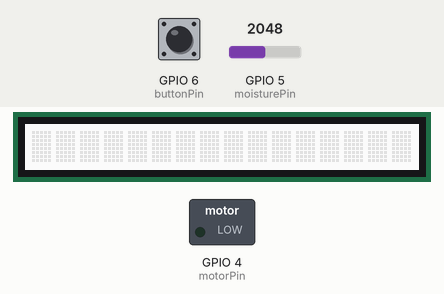
This sketch was run on a simulated ESP32-S3. On the bench: 16×1 character LCD, switched loads named in the sketch (green lamp = pin HIGH). The test bench sets the inputs (shaded band); at power-on: GPIO 6 (buttonPin) LOW, GPIO 5 (moisturePin) = 2048. What the sketch prints to the serial monitor is not drawn.

Above: at 1.2 s.
1.3 s: GPIO 6 (buttonPin) pulled HIGH for 1.2 s
At 3.3 s:
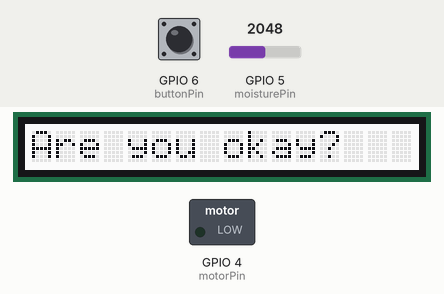
At 4.1 s:
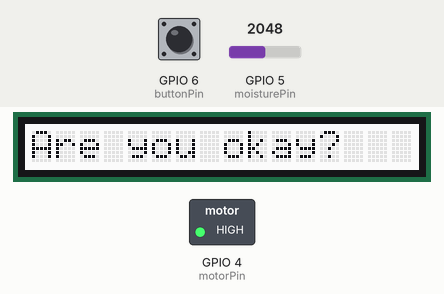
5.1 s: GPIO 6 (buttonPin) pulled HIGH for 3.2 s
At 8.4 s:
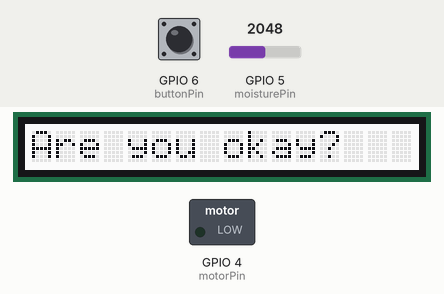
Timing chart, 0 to 9.9 s (numbered marks = the images above; inputs shaded):
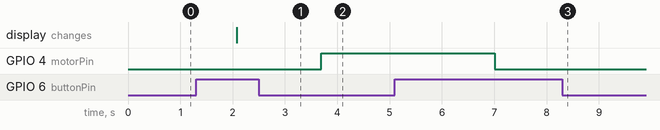

Measured:
- after the input at 1.3 s, GPIO 4 (motorPin): LOW → HIGH after 2.4 s; the display: changes after 0.78 s (image 1)
- after the input at 5.1 s, GPIO 4 (motorPin): HIGH → LOW after 1.9 s

The sketch:

SweatSensor.ino
```cpp
#include "rgb_lcd.h"
rgb_lcd lcd;

uint8_t buttonPin = 6;
uint8_t motorPin = 4;
uint8_t moisturePin = 5;
uint8_t buttonHold = 0;
uint8_t prevPress = LOW;
uint8_t currPress;
bool State = LOW;

int PWMChannel = 0;
int PWMFreq = 5000;
int PWMResolution = 10;
int MAX_DUTY_CYCLE = 1023;
int dutyCycle;


void setup() {
  Serial.begin(9600);
  pinMode(buttonPin, INPUT);
  pinMode(moisturePin, INPUT);
  ledcSetup(PWMChannel, PWMFreq, PWMResolution);
  ledcAttachPin(motorPin, PWMChannel);
  lcd.begin(16, 1);
}
float moisturePercent(uint8_t moisturePin) {
  uint32_t max = 8000;
  uint32_t min = 2500;
  uint32_t rawValue = analogRead(moisturePin);

  float percent = 100.0 * (max - rawValue) / (max - min);

  return percent;
}
void loop() {
  currPress = digitalRead(buttonPin);
  if (currPress != prevPress) {
    if (currPress == HIGH) {
      State = !State;
    }
    prevPress = currPress;
  }
  if (State == HIGH) {
    if (moisturePercent(moisturePin) <= 25) {
      lcd.clear();
      lcd.print("Start Moving!");
      lcd.setCursor(1, 1);
      delay(300);
      ledcWrite(PWMChannel, dutyCycle);
      dutyCycle = 0;
    }
    if (moisturePercent(moisturePin) >= 25 && moisturePercent(moisturePin) < 50) {
      lcd.clear();
      lcd.print("You are sweating!");
      lcd.setCursor(1, 1);
      delay(300);
      ledcWrite(PWMChannel, dutyCycle);
      dutyCycle = 341;
    }
    if (moisturePercent(moisturePin) >= 50 && moisturePercent(moisturePin) < 70) {
      lcd.clear();
      lcd.print("Take a break!");
      lcd.setCursor(1, 1);
      delay(300);
      ledcWrite(PWMChannel, dutyCycle);
      dutyCycle = 682;
    }
    if (moisturePercent(moisturePin) >= 70) {
      lcd.clear();
      lcd.print("Are you okay?");
      lcd.setCursor(1, 1);
      delay(300);
      ledcWrite(PWMChannel, dutyCycle);
      dutyCycle = 1023;
    }
  } else {
    ledcWrite(PWMChannel, dutyCycle);
    dutyCycle = 0;
  }
  Serial.println(State);
  Serial.println(moisturePercent(moisturePin));
  Serial.println(dutyCycle);
  delay(1000);
}
```
